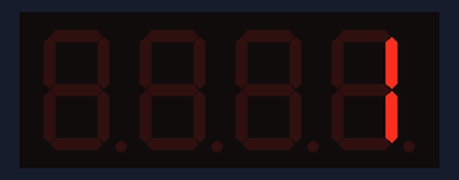
A sketch run on a simulated Arduino Uno, built with avr-gcc and run on an emulated ATmega328P. Parts: 4-digit seven-segment display.

Above: at 0.15 s.
At 4.99 s:
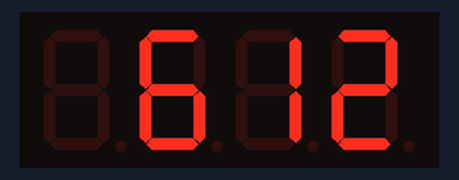
At 10.14 s:
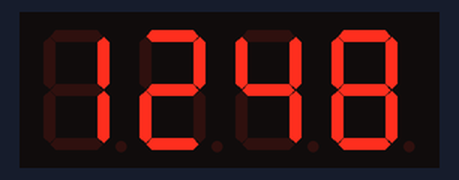
At 19.85 s:
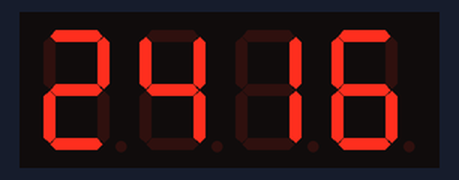
At 29.55 s:
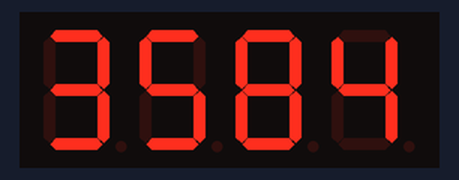
At 39.56 s:
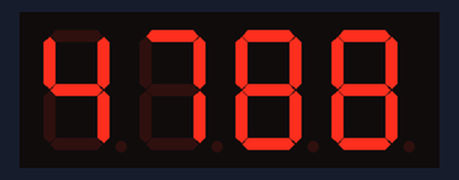

The sketch:

LEDBackpack_Counter.ino
```cpp
 /*
  LEDBackpack_Counter
  by Scott Kildall
  Janaury 3, 2017

  A very simple Arudino sketch that uses the Adafruit LED backpack. This sketch like the Blink test sketch that I use to make sure their LED display is working correctly.

  Their GitHub repo is here
  https://github.com/adafruit/Adafruit_LED_Backpack

  Download it and put it in your libraries folder
*/


#include "Adafruit_LEDBackpack.h"

Adafruit_7segment matrix = Adafruit_7segment();

int blinkCount = 0;
int delayTime = 5;

// the setup function runs once when you press reset or power the board
void setup() {
  matrix.begin(0x70);
  matrix.print(blinkCount, DEC);
  matrix.writeDisplay();
}

// the loop function runs over and over again forever
void loop() {
  // update blink count, when overflow, reset to zero
  blinkCount++;
  if( blinkCount > 9999 )
    blinkCount = 0;

  // update display on the backpack
  matrix.print(blinkCount, DEC);
  matrix.writeDisplay();

  delay(5);
}
```
